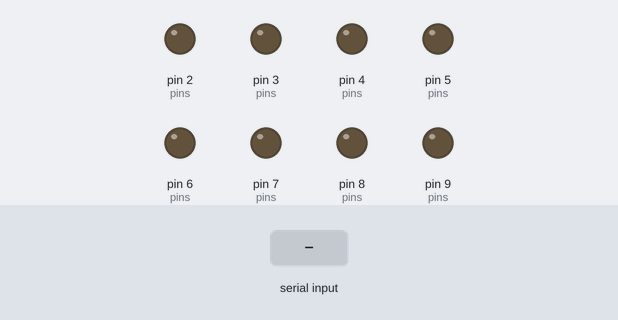
Recording of a sketch running on a simulated Arduino Uno, built with avr-gcc and run on an emulated ATmega328P. Parts: output pins drawn as LEDs (lit = HIGH). Dashed ring = blinking. Inputs (shaded band) come from the test bench. Pins used as bus, display or sensor lines are not drawn.

Above: at 1.2 s.
1.3 s: "B" received over Serial
At 1.56 s:
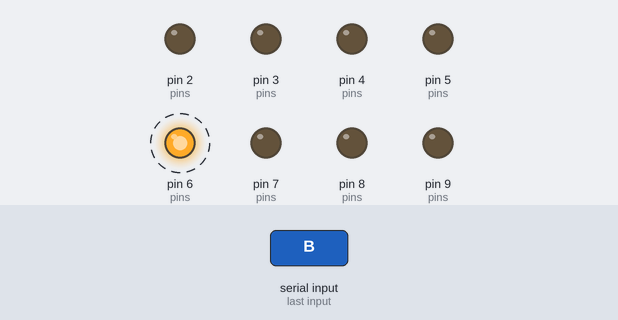
4.3 s: "G" received over Serial
At 4.8 s:
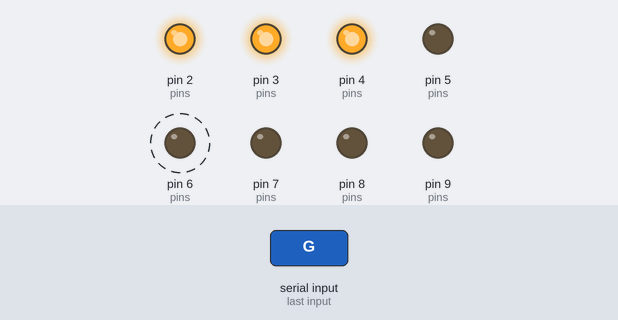
5.9 s: "Y" received over Serial
At 6.2 s:
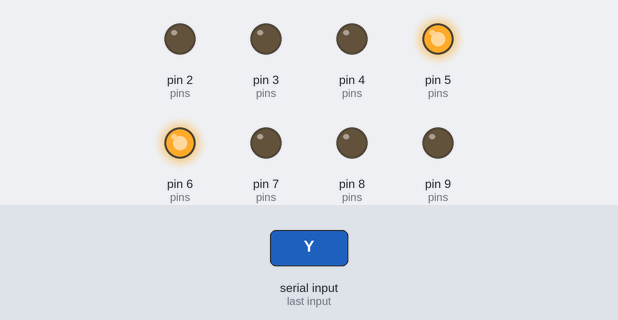
7.4 s: "R" received over Serial
At 8.6 s:
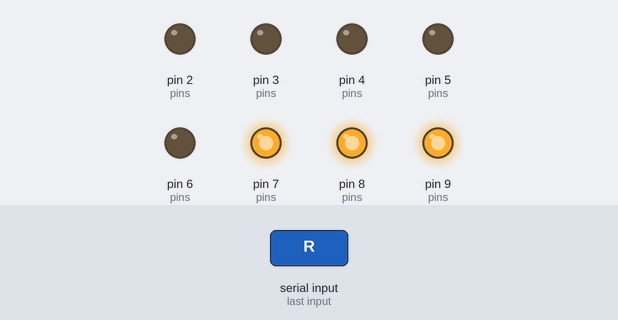
8.9 s: "S" received over Serial
At 9.7 s:
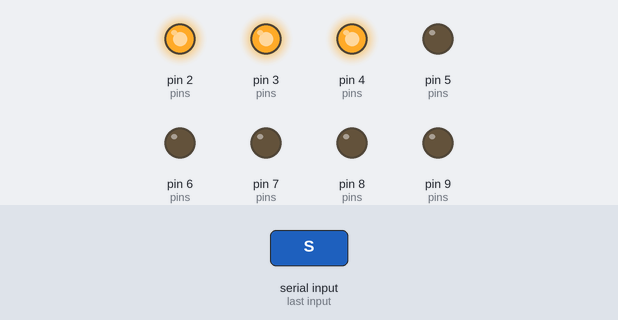
10.4 s: "U" received over Serial
At 10.9 s:
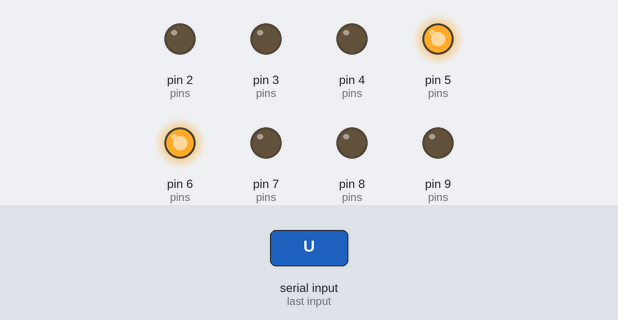
Timing chart, 0 to 12.9 s (numbered marks = the images above; inputs shaded):
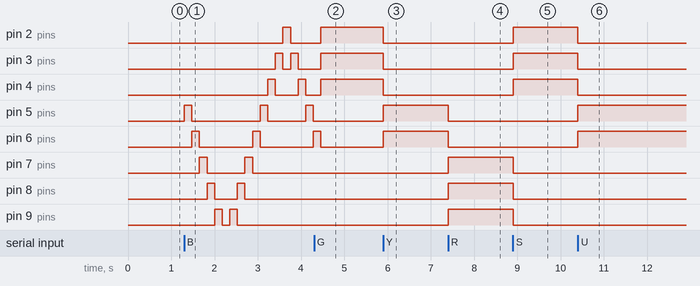

Measured:
- after the input at 1.3 s, pin 2 (pins): LOW → HIGH after 2.3 s, → LOW 0.18 s later; pin 3 (pins): alternates HIGH for 0.18 s and LOW for 0.18 s, starting after 2.1 s
- after the input at 4.3 s, pin 2 (pins), pin 3 (pins), pin 4 (pins): LOW → HIGH after 0.16 s; pin 5 (pins): stays LOW (without the input it goes to HIGH after 1.6 s); pin 7 (pins), pin 8 (pins), pin 9 (pins): stops changing and stays LOW
- after the input at 5.9 s, pin 2 (pins), pin 3 (pins), pin 4 (pins): HIGH → LOW at once; pin 5 (pins), pin 6 (pins): LOW → HIGH at once
- after the input at 7.4 s, pin 5 (pins), pin 6 (pins): HIGH → LOW at once; pin 7 (pins), pin 8 (pins), pin 9 (pins): LOW → HIGH at once
- after the input at 8.9 s, pin 2 (pins), pin 3 (pins), pin 4 (pins): LOW → HIGH at once; pin 7 (pins), pin 8 (pins), pin 9 (pins): HIGH → LOW at once
- after the input at 10.4 s, pin 2 (pins), pin 3 (pins), pin 4 (pins): HIGH → LOW at once; pin 5 (pins), pin 6 (pins): LOW → HIGH at once

The sketch:

ardFeedback.ino
```cpp
const int SUCCESS = 0;
const int UNSTABLE = 1;
const int FAILED = 2;
const int ALL = 4;

const int pins[3][3] = {{2, 3, 4},
                    {5, 6, 0},
                    {7, 8, 9}};
const int nbLeds[3] = {3, 2, 3};

const int BLINKING_TIME = 175;

const int nbAllLeds = 9;
int allLedPins[nbAllLeds];

boolean blinking = false;
int lastblinkingcolor = 2;
int direction = 1;

int currentStatus;

void initLedPins() {

  for(int i = 0; i < nbLeds[SUCCESS]; i++) {
    allLedPins[i] = pins[SUCCESS][i];
  }
  for(int i = 0; i < nbLeds[UNSTABLE]; i++) {
    allLedPins[i + nbLeds[SUCCESS]] = pins[UNSTABLE][i];
  }
  for(int i = 0; i < nbLeds[FAILED]; i++) {
    allLedPins[i + nbLeds[SUCCESS] + nbLeds[UNSTABLE]] = pins[FAILED][i];
  }

  for (int i=0; i < nbAllLeds; i++) {
    pinMode(allLedPins[i], OUTPUT);
  }
}

void setup() {
  Serial.begin(9600);
  initLedPins();
  stopBlinking();
}

void lightOffAllLeds() {
  for (int i=0; i < nbAllLeds; i++) {
    operateLeds(allLedPins, nbAllLeds, LOW);
  }
}

void operateLed(const int ledPin, int level) {
  digitalWrite(ledPin, level);
}

void operateLeds(const int ledPins[], const int nbLeds, int level) {
  for (int i=0; i < nbLeds; i++) {
    operateLed(ledPins[i], level);
  }
}

void lightOnLeds(const int status) {
  operateLeds(pins[status], nbLeds[status], HIGH);
}

void updateLeds(const int status) {
    stopBlinking();
    lightOffAllLeds();
    lightOnLeds(status);
}

void startBlinking(const int status) {
  blinking = true;
  blink(status);
}

void stopBlinking() {
  blinking = false;
}

void blink(const int status) {
   if (status == ALL) {
     blink_all();
   } else {
     lightOffAllLeds();
     delay(BLINKING_TIME*2);
     lightOnLeds(status);
     delay(BLINKING_TIME*2);
   }
}

void blink_all() {
  int next;

  if ((direction == 1) && (lastblinkingcolor == nbAllLeds - 1)) {
    direction = -1;
  }

  if ((direction == -1) && (lastblinkingcolor == 0)) {
    direction = 1;
  }

  next = lastblinkingcolor + direction;

  lightOffAllLeds();

  operateLed(allLedPins[next], HIGH);
  delay(BLINKING_TIME);
  lastblinkingcolor = next;
}

void lightOn(int color) {
  switch (color) {

  case 'G':
  case 'S':
    currentStatus = SUCCESS;
    updateLeds(currentStatus);
    break;
  case 'Y':
  case 'U':
    currentStatus = UNSTABLE;
    updateLeds(currentStatus);
    break;
  case 'R':
  case 'F':
    currentStatus = FAILED;
    updateLeds(currentStatus);
    break;
  case 'B' :
    currentStatus = ALL;
    startBlinking(currentStatus);
    break;
  case 'C' :
    startBlinking(currentStatus);
    break;
  default:
    lightOffAllLeds();
  }
}

void loop() {

  if (Serial.available() > 0) {
    int inByte = Serial.read();
    lightOn(inByte);
  }
  else {
    if (blinking) {
      blink(currentStatus);
    }
  }
}
```
